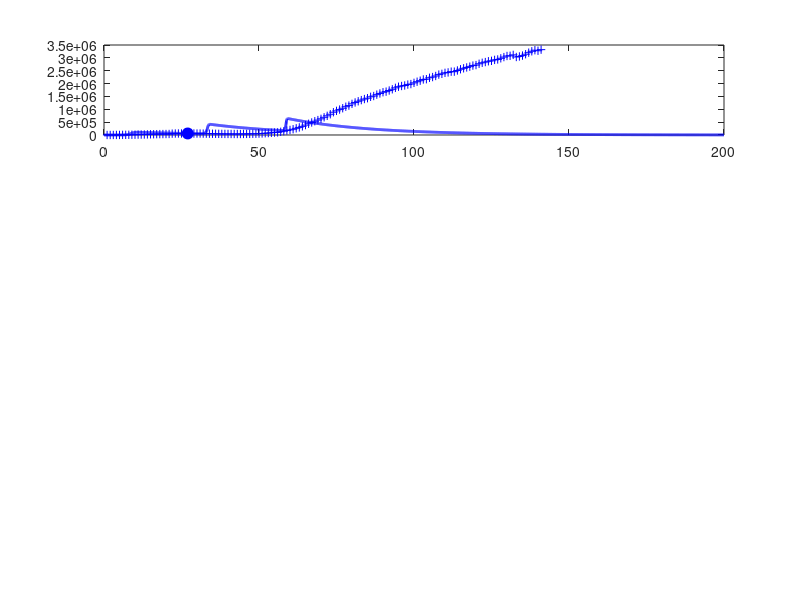

Recreate this plot in MATLAB. (Note: this script raises an error after producing the figure.)
% svr19.m

% Revised:  2020 03 25

% Mathemtatical model for the spread of the covid19 virus
% Model for GLOBAL spread of virus
% Model for CHINA spread of virus: download svr19CHINA.m
% Data from https://www.worldometers.info/coronavirus/
% Date file:  covid19.mat  variable covid19
% Model specified by the variables in the INPUT SECTION of the Script

% DOING PHYSICS WITH MATLAB: 
%   http://www.physics.usyd.edu.au/teach_res/mp/mphome.htm
% Documentation
%   http://www.physics.usyd.edu.au/teach_res/mp/doc/sird19E.htm
% Download Scripts
%   http://www.physics.usyd.edu.au/teach_res/mp/mscripts/

% Ian Cooper
% email: matlabvisualphysics@gmail.com
% Matlab 2019b

% Populations: Data d / Model
% Susceptible individuals:  Sd  S
% Active infections (currently infected);  Id  I
% Recovered:  Rd  R
% Dead:  Dd  D

close all
clear
clc

global Imax Rmax Dmax ITmax Smax

load('covid19.mat')

% DATA: variable covid19
% Col 1: World   Id   Currently Infected Cases
% Col 2: World   Rd   Recovered
% Col 3: World   Dd   Deaths

% Data for China with Script svr19CHINA.m
% Col 4: China   Total infected cases
% Col 5: China   Currently Infected Cases
% Col 6: China   Deaths
% Col 7: USA     Total infected cases
% Col 8: USA     Currently infected cases
% Col 9: USA     Deaths
% Col 10: AUST     Total infected cases
% Col 11: AUST     Currently infected cases
% Col 12: AUST     Deaths

% Model: number of time steps 
  num = 5000;

% *********************************************************************  
% INPUTS: Model Parameters
% ********************************************************************* 

% Maximum number of days for model   [200]
  tMax = 200;
% Initial number of infections   [0.004] 
  I = zeros(num,1);
  I(1) = 0.004;
% Adjustible model parameters  
% S --> I  [0.38] 
  a = 0.39;
% I --> R  [0.036]
  b = 0.032;
% I --> D  [0.0025]
  d = 0.0055;
  

% *********************************************************************  
% SETUP
% ********************************************************************* 
  
% DATA: Id Rd Dd / Number of data days for COVID19  
  Ndays = find(covid19 == 0,1) - 1;  
  Id  = covid19(1:Ndays,1);
  Rd = covid19(1:Ndays,2);
  Dd    = covid19(1:Ndays,3);

% Model: S  D  R  
  S = zeros(num,1);
  D = zeros(num,1);
  R = zeros(num,1);
  
% Model: Initial values for populations
  S(1) = 1;
  D(1) = 0;
  R(1) = 0;   
  
% TIME [days]
  t = linspace(0,tMax,num)';
  dt = t(2) - t(1);

% SURGE FACTORS
%   s = zeros(num,1);
%   for n = 1:num-1
%     if t(n) > 30 && t(n) < 58
%        s(n) = 0.33;
%     end
%     
%     if t(n) > 58 && t(n) < 64
%        s(n) = 0.88;
%     end 
%     
%    if t(n) > 64 && t(n) < 68
%        s(n) = 1.9;
%    end  
%     
%    if t(n) > 68 && t(n) < 82
%        s(n) = 3;
%    end  
%     
%   end  
  
w = 20;
t2 = 0;
t1 = -60;
s0 = 10;
s = s0 .* exp(-0.5.*((t1+t-t2)./w).^2);
s(2000:end) = 0;
% *********************************************************************  
% MODEL: Time Evolution
% ********************************************************************* 
 
for n = 1:num-1
  dS = -a*S(n)*I(n)*dt;
  dI = -dS;
  S(n+1) = S(n) + dS;
  I(n+1) = I(n) + dI;
  dR = b*I(n)*dt;
  dD = d*I(n)*dt;
  R(n+1) = R(n)+ dR;
  D(n+1) = D(n) + dD;
  I(n+1) = I(n+1) - dR - dD;
   
% Surge factors: new epicentres for spread of virus 
  dS = s(n+1)*S(n+1)*dt;
  S(n+1) = S(n+1) + dS;
end

% Scaling I, R and D values at day specified by t_index 
%   I(27) = Id(27)
  t_index = 27;
  index = find(t > t_index,1);
  f = Id(t_index)./ I(index);

% Scale populations
  I = f.*I;
  R = f.*R;
  D = f*D;
  
  Imax = max(I);
  Rmax = max(R);
  Dmax = max(D);
  Smax = max(S);
  
% Model: total population that has been infected;  
  Itot = I + R + D;
  ITmax = max(Itot);
  
% Data
  Idtot = Id + Rd + Dd;
  Idmax = max(Id);
  Rdmax = max(Rd);
  Ddmax = max(Dd);
  ITdmax = max(Idtot);
  
% Percentages: model
  pI = 100*I(end) / Itot(end);
  pR = 100*R(end) / Itot(end);
  pD = 100*D(end) / Itot(end);
  
% Percentages: Data
  pId = 100*Id(end) / Idtot(end);
  pRd = 100*Rd(end) / Idtot(end);
  pDd = 100*Dd(end) / Idtot(end);

  
  
% *********************************************************************  
% GRAPHICS
% ********************************************************************* 

figure(1)
  set(gcf,'units','normalized');
  set(gcf,'position',[0.02 0.05 0.3 0.75]);
  set(gcf,'color','w');

subplot(4,1,1)  % INFECTIONS
    xP = 1: Ndays;
    yP = Id;
    plot(xP,yP,'b+')   
    hold on
    
    xP = t_index; yP = Id(t_index);
    plot(xP,yP,'bo','markerfacecolor','b','markersize',8)
    
    xP = t; yP = I;
    plot(xP,yP,'b','linewidth',2)
   
    plotMonths(1)
    
    grid on
    title('Active Infections  I')
    ylabel('I','FontName','Times New Roman')  
    set(gca,'fontsize',12)
  
    
subplot(4,1,2)   % RECOVERIES
    xP = 1: Ndays;
    yP = Rd; 
    plot(xP,yP,'k+')
    hold on
 
    xP = t_index; yP = Rd(t_index);
    plot(xP,yP,'ko','markerfacecolor','k','markersize',8)
    
    xP = t; yP = R;
    plot(xP,yP,'k','linewidth',2)
    
    plotMonths(2)
    
    grid on

    ylabel('R')
    title('Recoveries  R')
    set(gca,'fontsize',12)
   
 
 subplot(4,1,3)    % DEATHS
    xP = 1: Ndays;
    yP = Dd; 
    plot(xP,yP,'r+')
    hold on
 
    xP = t_index; yP = Dd(t_index);
    plot(xP,yP,'ro','markerfacecolor','r','markersize',8)
    
    xP = t; yP = D;
    plot(xP,yP,'r','linewidth',2)
    
    plotMonths(3)
    grid on
    
    ylabel('D')
    title('Deaths  D')
    set(gca,'fontsize',12) 
    
    
 subplot(4,1,4)   % Total infections
    xP = 1: Ndays;
    yP = Idtot; 
    plot(xP,yP,'b+')
    hold on
    xP = t; yP = Itot;
    plot(xP,yP,'b','linewidth',2)
    
    plotMonths(4)
    
    grid on
    xlabel('days elapsed')
    ylabel('I_{tot}','FontName','Times New Roman')
    title('Total Infections I_{tot}');
    set(gca,'fontsize',12) 
    

figure(2)
   set(gcf,'units','normalized');
   set(gcf,'position',[0.60 0.05 0.25 0.25]);
   set(gcf,'color','w');

   fig = figure(2);
   left_color = [0 0 0];
   right_color = [1 0 1];
   set(fig,'defaultAxesColorOrder',[left_color; right_color]);
   
    plotMonths(5)   
        
    yyaxis left
    xP = t; yP = S;
    plot(xP,yP,'k','linewidth',2)
    grid on
    xlabel('days elapsed')
    ylabel('Susceptible population  S') 
      
    yyaxis right
    xP = t; yP = s;
    plot(xP,yP,'m','linewidth',1)
    grid on
    ylabel('surge factor  s') 
        
    set(gca,'fontsize',12)    

    
    
    
figure(7)
   set(gcf,'units','normalized');
   set(gcf,'position',[0.33 0.05 0.25 0.35]);
   set(gcf,'color','w');

   xlim([0 120])
   ylim([0 250])
   hh = 250; dh = -25;
   
   txt = 'Start date:  22 January 2020';
   Htext = text(0,hh,txt,'fontsize',12);
   set(Htext,'color','k')
   
   hh = hh+dh;
   txt = 'Model Parameters';
   text(0,hh,txt,'fontsize',12)
   
   hh = hh+dh;
   txt = sprintf('I(0) = %3.0f   a = %2.3f   b = %2.3f   d = %2.3f', ...
       I(1),a,b,d);
   text(0,hh,txt,'fontsize',12)
      
   hh = hh+2*dh; 
   txt = 'DATA';
   text(0,hh,txt,'fontsize',12)
   
    z = datenum([2020 1 22]);
    z = z + Ndays-1;
    z = datetime(z,'ConvertFrom','datenum');
    z.Format = 'dd-MMM-yyyy';
    txt = cellstr(z) ; 
    text(20,hh,txt,'fontsize',12)
    
   hh = hh+dh;
   z1 = Id(end); z2 = Rd(end); z3 = Dd(end); z4 = z1+z2+z3;  
   txt = sprintf('I = %5.0f    R = %5.0f    D = %5.0f    I_{tot} = %5.0f', z1,z2,z3,z4);
   text(6,hh,txt,'fontsize',12)
   
   % Recoveries and Deaths
    pR = 100*Rd(end)/(Rd(end)+Dd(end));
    pD = 100*Dd(end)/(Rd(end)+Dd(end));
    hh = hh+dh;
    txt = sprintf('percent: Active = %2.1f  Recoveries = %2.1f    Deaths = %2.1f   ',pId,pRd,pDd);
    text(2,hh,txt,'fontsize',12)  
   
   hh = hh+2*dh; 
   txt = 'MODEL PREDICTIONS';
   text(0,hh,txt,'fontsize',12)
   
    z = datenum([2020 1 22]);
    z = z + tMax;
    z = datetime(z,'ConvertFrom','datenum');
    z.Format = 'dd-MMM-yyyy';
    txt = cellstr(z) ; 
    text(60,hh,txt,'fontsize',12)
   
   hh = hh+dh;
    z1 = I(end); z2 = R(end); z3 = D(end); z4 = z1+z2+z3;  
    txt = sprintf('I = %5.0f    R = %5.0f    D = %5.0f    I_{tot} = %5.0f', z1,z2,z3,z4);
    text(6,hh,txt,'fontsize',12)

   hh = hh+dh;
    txt = 'Peak';
    text(10,hh,txt,'fontsize',12)
    z = find(I == Imax,1);
    z = t(z) + datenum([2020 1 22]);
    z = datetime(z,'ConvertFrom','datenum');
    z.Format = 'dd-MMM-yyyy';
    txt = cellstr(z) ; 
    text(30,hh,txt,'fontsize',12)
   
    txt = sprintf('I_{peak} = %5.0f',Imax);
    text(70,hh,txt,'fontsize',12)
   
    hh = hh+dh;
    txt = sprintf('percent: Active = %2.1f  Recoveries = %2.1f    Deaths = %2.1f   ',pI,pR,pD);
    text(2,hh,txt,'fontsize',12)   
       

    
    axis off
   
    
    function  pM = plotMonths(z)
     global Imax Rmax Dmax ITmax Smax
     
     % Months
       m1 = [2020 01 22];    % day zero
       m2 = [2020 02  1];    % Feb
       m3 = [2020 03  1];    % Mar
       m4 = [2020 04  1];    % Apr
       m5 = [2020 05  1];    % May
       m6 = [2020 06  1];    % Jun
       m7 = [2020 07  1];    % Jul
       m8 = [2020 08  1];    % Aug
   
      tm(1) = datenum(m1);
      tm(2) = datenum(m2) - tm(1);
      tm(3) = datenum(m3) - tm(1);
      tm(4) = datenum(m4) - tm(1);
      tm(5) = datenum(m5) - tm(1);
      tm(6) = datenum(m6) - tm(1);
      tm(7) = datenum(m7) - tm(1);
      tm(8) = datenum(m8) - tm(1);
   
      if z == 1; yMax = Imax; end
      if z == 2; yMax = Rmax; end
      if z == 3; yMax = Dmax; end
      if z == 4; yMax = ITmax; end
      if z == 5; yMax = Smax; end
      
      for n = 2:8
        plot([tm(n), tm(n)], [0, yMax],'linewidth',1,'color', [0.5 0.5 0.5]);
        hold on
      end
      
      ys = 0.8;
      text(22, ys*yMax,'F')
      text(52, ys*yMax,'M')
      text(82, ys*yMax,'A')
      text(112,ys*yMax,'M')
      text(142,ys*yMax,'J')
      text(172,ys*yMax,'J')
      
   end
   
   